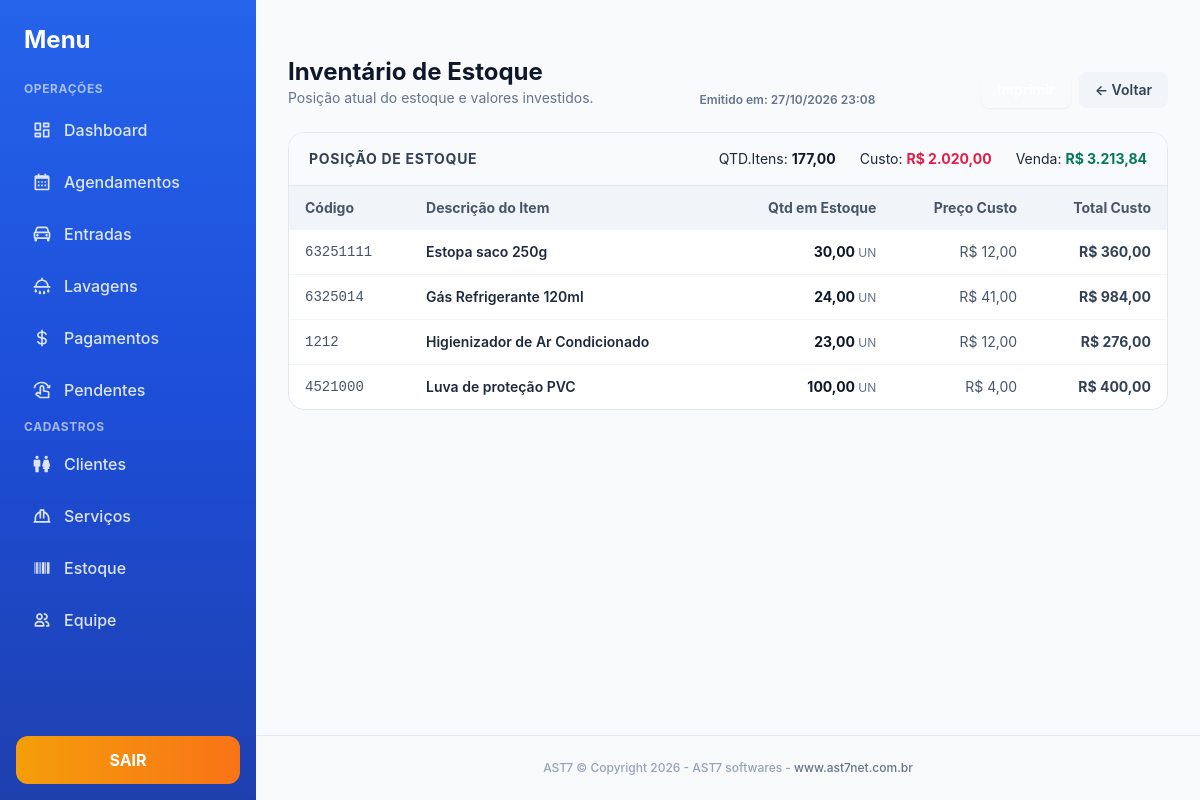
The app's page /estoque_inventario.php (signed in), older data.
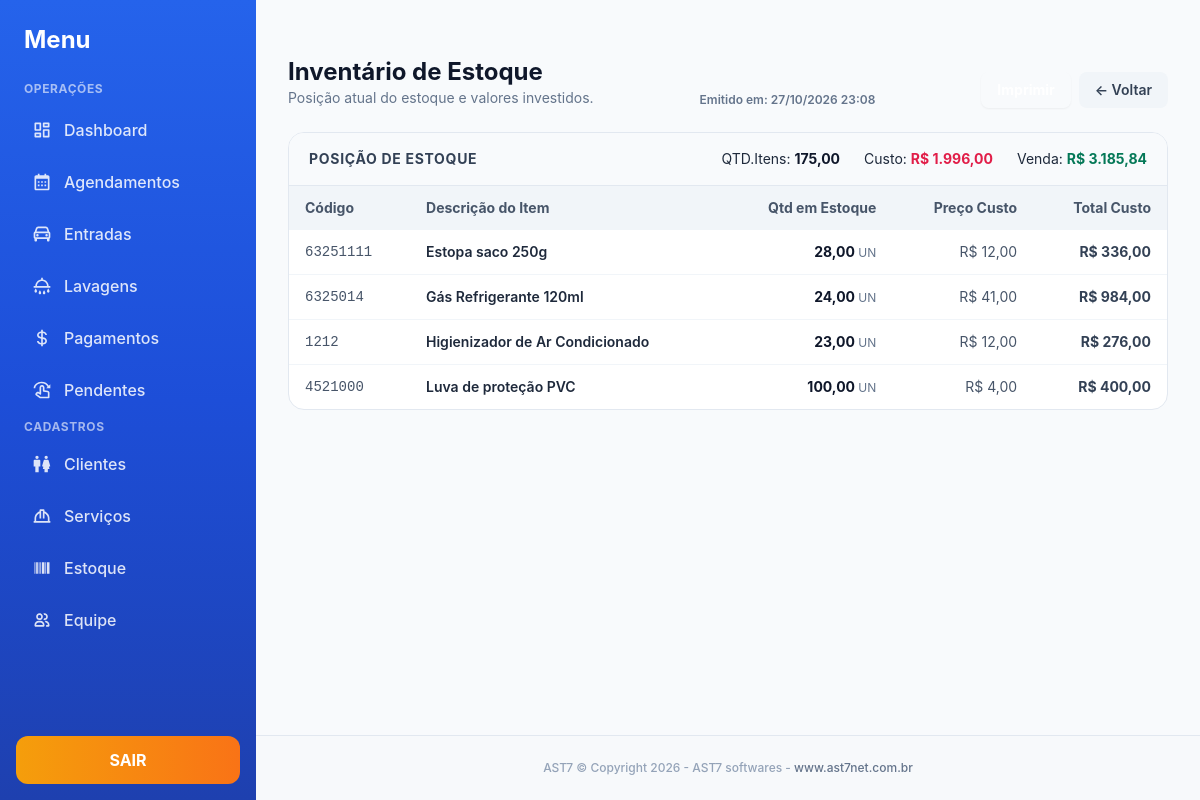
The same page, newer data.
### tables this page shows
CREATE TABLE estoque_itens (
            id INTEGER PRIMARY KEY AUTOINCREMENT,
            codigo TEXT NOT NULL UNIQUE,
            nome TEXT NOT NULL DEFAULT '',
            unidade TEXT NOT NULL DEFAULT 'UN',
            quantidade REAL NOT NULL DEFAULT 0,
            estoque_minimo REAL NOT NULL DEFAULT 0,
            preco_custo_centavos INTEGER NOT NULL DEFAULT 0,
            preco_venda_centavos INTEGER NOT NULL DEFAULT 0,
            ativo INTEGER NOT NULL DEFAULT 1,
            criado_em TEXT NOT NULL DEFAULT (datetime('now','localtime')),
            atualizado_em TEXT NOT NULL DEFAULT (datetime('now','localtime'))
        );

### config.php (called while the page is built, shortened)
<?php
function db(): PDO {
    static $pdo = null;
    if ($pdo === null) {
        $pdo = new PDO('sqlite:' . DB_PATH, null, null, [
            PDO::ATTR_ERRMODE            => PDO::ERRMODE_EXCEPTION,
            PDO::ATTR_DEFAULT_FETCH_MODE => PDO::FETCH_ASSOC,
        ]);
        $pdo->exec('PRAGMA foreign_keys = ON');
        $pdo->exec('PRAGMA journal_mode = WAL');
    }
    return $pdo;
}
require_once APP_ROOT . '/functions.php';

### functions.php (called while the page is built, shortened)
<?php
function e(?string $s): string {
    return htmlspecialchars((string)$s, ENT_QUOTES, 'UTF-8');
}
function centavos_para_moeda(int $c): string {
    return number_format($c / 100, 2, ',', '.');
}
function centavos_para_moeda_brl(int $c): string {
    return 'R$ ' . centavos_para_moeda($c);
}

### estoque_inventario.php (the view, shortened to what this page needs)
<?php
require_once __DIR__ . '/config.php';
$stmt = db()->query("SELECT * FROM estoque_itens WHERE ativo = 1 ORDER BY nome COLLATE NOCASE");
$itens = $stmt->fetchAll();
$total_itens = 0;
$total_valor_custo = 0;
$total_valor_venda = 0;
foreach ($itens as $i) {
    $total_itens += $i['quantidade'];
    $total_valor_custo += ($i['quantidade'] * $i['preco_custo_centavos']);
    $total_valor_venda += ($i['quantidade'] * $i['preco_venda_centavos']);
}
require __DIR__ . '/header.php';
?>
<div class="max-w-5xl mx-auto">
  <div class="flex flex-wrap items-end justify-between gap-4 mb-6">
    <div>
      <h1 class="text-2xl font-bold text-slate-900">Inventário de Estoque</h1>
      <p class="text-sm text-slate-500">Posição atual do estoque e valores investidos.</p>
    </div>
    <div class="text-xs text-slate-500 font-semibold">
          Emitido em: <?= date('d/m/Y H:i') ?>
    </div>
    <div class="flex items-center gap-2">
      <button onclick="window.print()" class="rounded-lg bg-brand-500 hover:bg-brand-700 text-white px-4 py-2 text-sm font-bold shadow-sm no-print">Imprimir</button>
      <a href="estoque.php" class="rounded-lg bg-slate-100 hover:bg-slate-200 text-slate-700 px-4 py-2 text-sm font-semibold no-print">← Voltar</a>
    </div>
  </div>
  <div class="bg-white rounded-2xl shadow-card border border-slate-200 overflow-hidden print:shadow-none print:border-0">
    <div class="px-5 py-4 border-b border-slate-200 bg-slate-50 flex flex-wrap gap-4 justify-between items-center print:bg-white print:border-b-2 print:border-slate-800">
      <h2 class="font-bold text-slate-700 uppercase tracking-wider text-sm">Posição de Estoque</h2>
      <div class="flex gap-6 text-sm">
        <div>QTD.Itens: <span class="font-bold text-slate-900"><?= number_format($total_itens, 2, ',', '.') ?></span></div>
        <div>Custo: <span class="font-bold text-rose-600"><?= e(centavos_para_moeda_brl($total_valor_custo)) ?></span></div>
        <div>Venda: <span class="font-bold text-emerald-700"><?= e(centavos_para_moeda_brl($total_valor_venda)) ?></span></div>
      </div>
    </div>
    <table class="min-w-full text-sm">
      <thead class="bg-slate-100 text-slate-600 print:bg-white">
        <tr>
          <th class="text-left px-4 py-3 font-bold">Código</th>
          <th class="text-left px-4 py-3 font-bold">Descrição do Item</th>
          <th class="text-right px-4 py-3 font-bold">Qtd em Estoque</th>
          <th class="text-right px-4 py-3 font-bold">Preço Custo</th>
          <th class="text-right px-4 py-3 font-bold">Total Custo</th>
        </tr>
      </thead>
      <tbody class="divide-y divide-slate-100">
        <?php if(!$itens): ?>
          <tr><td colspan="5" class="px-4 py-8 text-center text-slate-400">Nenhum item cadastrado no estoque.</td></tr>
        <?php else: foreach($itens as $i):
          $subtotal_custo = $i['quantidade'] * $i['preco_custo_centavos'];
          $isBaixo = $i['quantidade'] <= $i['estoque_minimo'];
        ?>
          <tr class="hover:bg-slate-50">
            <td class="px-4 py-3 font-mono text-slate-600"><?= e($i['codigo']) ?></td>
            <td class="px-4 py-3 font-semibold text-slate-800">
              <?= e($i['nome']) ?>
            </td>
            <td class="px-4 py-3 text-right font-bold <?= $isBaixo ? 'text-rose-600' : 'text-slate-900' ?>">
              <?= number_format($i['quantidade'], 2, ',', '.') ?> <span class="text-xs font-normal text-slate-500"><?= e($i['unidade']) ?></span>
            </td>
            <td class="px-4 py-3 text-right text-slate-600"><?= e(centavos_para_moeda_brl((int)$i['preco_custo_centavos'])) ?></td>
            <td class="px-4 py-3 text-right font-bold text-slate-700"><?= e(centavos_para_moeda_brl((int)$subtotal_custo)) ?></td>
          </tr>
        <?php endforeach; endif; ?>
      </tbody>
    </table>
  </div>
</div>
<?php require __DIR__ . '/footer.php'; ?>

Row changes from the older to the newer data that the page shows:
changed estoque_itens "Estopa saco 250g": quantidade "30,00" → "28,00"; centavos_para_moeda_brl((int)$subtotal_custo) "R$ 360,00" → "R$ 336,00"
Text that changed along with them:
$total_itens: "177,00" → "175,00"
centavos_para_moeda_brl($total_valor_custo): "R$ 2.020,00" → "R$ 1.996,00"
centavos_para_moeda_brl($total_valor_venda): "R$ 3.213,84" → "R$ 3.185,84"
